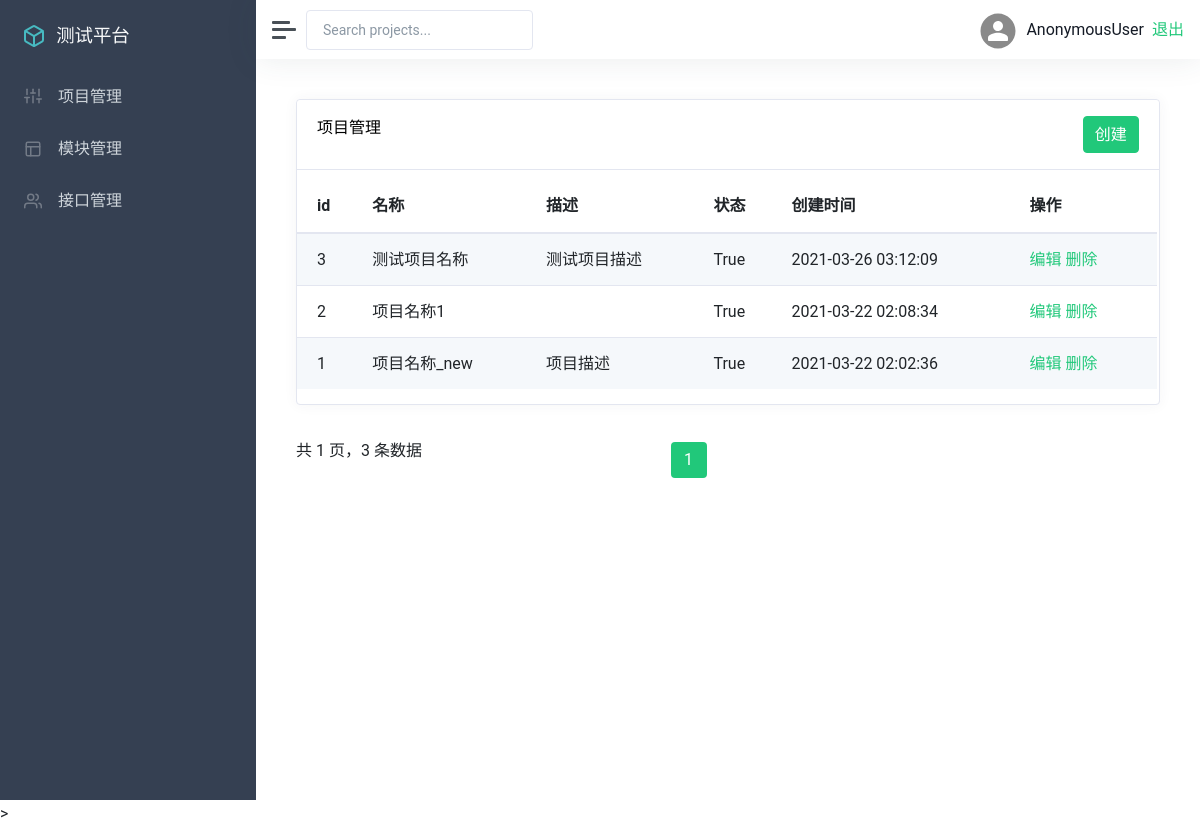
The page /manage/project_list/ on the database its author committed.
### app_manage/models.py (models this page shows, shortened)
class Project(models.Model):
    name = models.CharField('项目名称', max_length=100)
    describe = models.TextField('描述')
    status = models.BooleanField('状态', default=True)
    create_time = models.DateTimeField('创建时间', auto_now_add=True)
    update_time = models.DateTimeField('更新时间', auto_now=True)
    class Meta:
        ordering = ('-create_time',)

### app_manage/views/project_views.py (the view)
# urls.py: path('list/', views.list, name='list_apicase'),
def list(request):
    projectList = Project.objects.all()
    p = Paginator(projectList, 5)
    page = request.GET.get('page', '')
    if page == '':
        page = 1
    try:
        projectList = p.page(page)
    except PageNotAnInteger:
        projectList = p.page(1)
    except EmptyPage:
        projectList = p.page(p.num_pages)
    return render(request, 'project/list.html', {
        'projectList': projectList
    })

### templates/project/list.html (shortened to what this page needs)
{% extends 'manage.html' %}
{% block manage %}
<div class="card flex-fill">
    <div class="card-header">
        <h5 class="card-title mb-0" style="float:left">项目管理</h5>
        <a href="{% url 'add_project' %}"><button type="button" class="btn btn-primary" style="float:right">创建</button></a>
    </div>
    <div id="datatables-dashboard-traffic_wrapper" class="dataTables_wrapper dt-bootstrap4 no-footer">
        <div class="row">
            <div class="col-sm-12">
                <table id="datatables-dashboard-traffic" class="table table-striped my-0 dataTable no-footer"
                    role="grid" aria-describedby="datatables-dashboard-traffic_info">
                    <thead>
                        <tr role="row">
                            <th>id</th>
                            <th>名称</th>
                            <th>描述</th>
                            <th>状态</th>
                            <th>创建时间</th>
                            <th>操作</th>
                        </tr>
                    </thead>
                    <tbody>
                        {% for p in projectList %}
                        <tr role="row" class="odd">
                            <td>{{ p.id }}</td>
                            <td>{{ p.name }}</td>
                            <td>{{ p.describe }}</td>
                            <td>{{ p.status }}</td>
                            <td>{{ p.create_time |date:"Y-m-d H:i:s"}}</td>
                            <td>
                                <a href="{% url 'edit_project' p.id %}#">编辑</a>
                                <a href="{% url 'delete_project' p.id %}" id="delete-project-id">删除</a>
                            </td>
                        </tr>
                        {% endfor %}
                    </tbody>
                </table>
            </div>
        </div>
    </div>
</div>
<div>
<div class="row">
    <div class="col-sm-12 col-md-5">
        <div class="dataTables_info" id="datatables-dashboard-traffic_info" role="status" aria-live="polite">
            共 {{ projectList.paginator.num_pages }} 页，{{ projectList.paginator.count }} 条数据
        </div>
    </div>
    <div class="col-sm-12 col-md-7">
        <div class="dataTables_paginate paging_simple_numbers" id="datatables-dashboard-traffic_paginate">
            <ul class="pagination">
                <li class="paginate_button page-item active">
                    <a href="#" aria-controls="datatables-dashboard-traffic" data-dt-idx="1" tabindex="0"
                        class="page-link">{{ projectList.number }}</a>
                </li>
            </ul>
        </div>
    </div>
</div>
{% endblock %}

### templates/project/list.html (style rules this page uses)
.dataTables_info { float: left; }
.pagination { margin-top: 5px; }

### rows shown on the page
Project: id "3", name "测试项目名称", describe "测试项目描述", status "True", create_time "2021-03-26 03:12:09"
Project: id "2", name "项目名称1", status "True", create_time "2021-03-22 02:08:34"
Project: id "1", name "项目名称_new", describe "项目描述", status "True", create_time "2021-03-22 02:02:36"

### other values the page prints
{{ user }} "AnonymousUser"
{{ projectList.paginator.num_pages }} "1"
{{ projectList.paginator.count }} "3"
{{ projectList.number }} "1"
